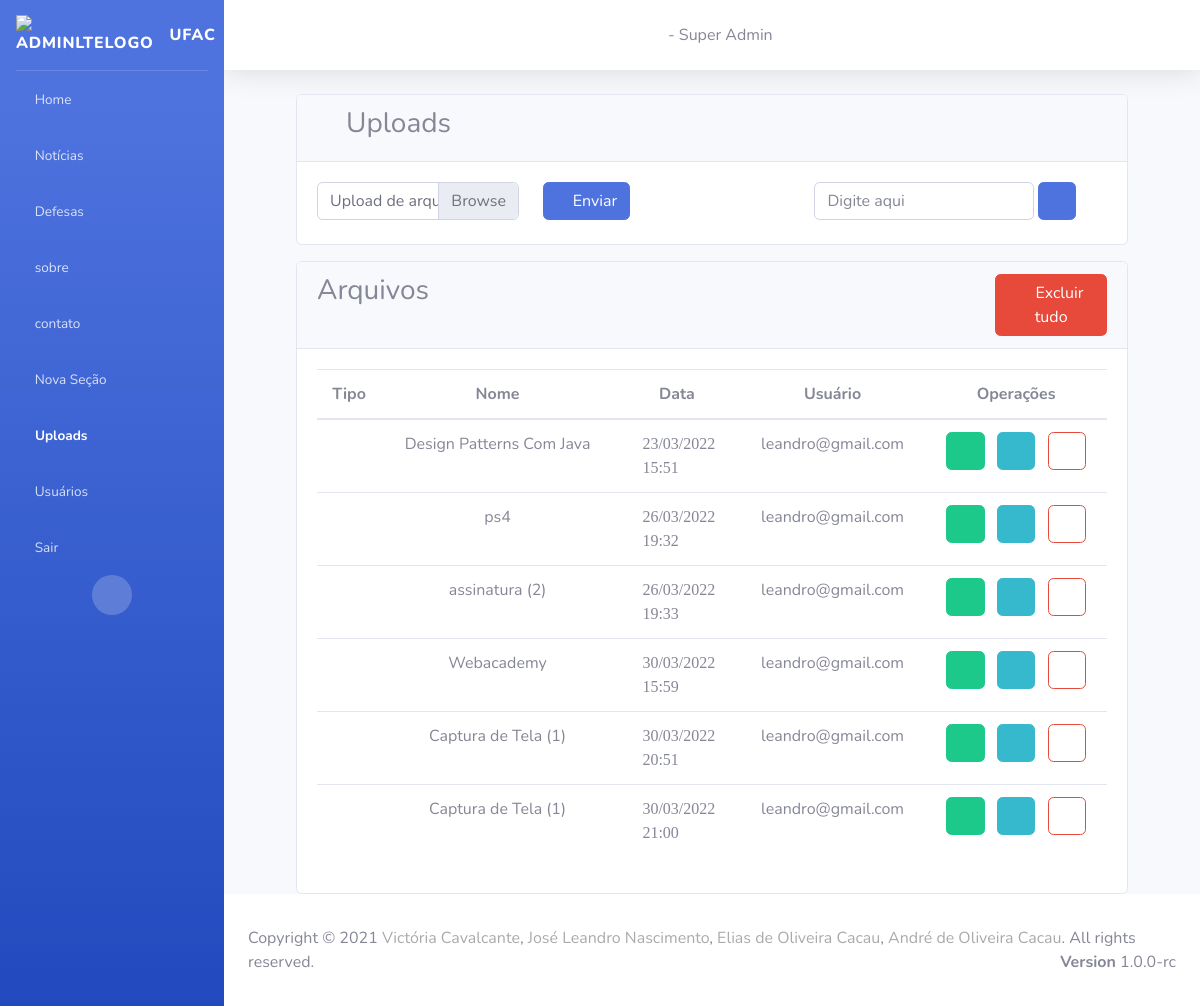
Page /upload/ on the committed database.
### secao/models.py (models this page shows)
class Secao(models.Model):
    titulo = models.CharField(
        max_length= 200,
        null = False,
        blank = False
    )
    icon = models.CharField(
        max_length= 100,
        null = False,
        blank = False
    )
    usuario = models.OneToOneField(
        Usuario,
        on_delete=models.SET_NULL,
        null = True
    )
    ordem = models.IntegerField()
    ativada = models.BooleanField(
        default=True,
    )
    data_criacao = models.DateTimeField(auto_now=True)
    usuarios = models.ManyToManyField(Usuario,related_name="+")

### upload/models.py (models this page shows)
class Arquivo(models.Model):
    url = models.FileField(upload_to='uploads/',null=False,blank=False)
    nome = models.TextField(max_length=100,null=False)
    extensao = models.TextField(max_length=10,blank=False)
    tipo_arquivo = models.CharField(max_length=100, null=False)
    data = models.DateTimeField(auto_now=True)

### upload/views.py (the view)
# urls.py: path('', include('upload.urls')),
def upload(request):
    arquivos = Arquivo.objects.all()
    secoes = Secao.objects.all().order_by('ordem')
    subsecoes = Subsecao.objects.all().order_by('ordem')
    return render(request,'upload/index.html',{'arquivos':arquivos,
                                                "secoes":secoes,
                                                "subsecoes":subsecoes
                                              })

### upload/templates/upload/index.html (shortened to what this page needs)
{% extends "base.html" %}
{% block menu-upload %}
<li class="nav-item active">
    <a href="/upload" class="nav-link">
        <i class="fas fa-upload"></i>
        <span translate="no">Uploads </span>
    </a>
</li>
{% endblock %}
{% block conteudo %}
<div class="container">
    <div class="card">
        <div class="card-header">
            <h3> <i class="nav-icon fas fa-upload"></i> Uploads</h3>
        </div>
        <div class="card-body">
            <div class="row">
                <div class="col-5">
                    <form method="post" action="/salvar_arquivo/" enctype="multipart/form-data" id="form">
                        <div class="row">
                            <div class="col-8">
                                <div class="custom-file">
                                    <label class="custom-file-label" for="customFile">Upload de arquivo</label>
                                </div>
                            </div>
                            <div class="col-4">
                                <button type="submit" class="btn btn-primary" id="btn-enviar">
                                    <i class="fas fa-upload"></i>
                                    Enviar
                                </button>
                            </div>
                        </div>
                    </form>
                </div>
                <div class="col-7">
                    <div class="row">
                        <div class="col-4 text-right">
                        </div>
                        <div class="col-8">
                            <div class="row">
                                <div class="col-12">
                                    <form action="/buscar_arquivo/" method="post">
                                        <input type="text" class="form-control inputValor w-75" style="display:inline;" name="valor_pesquisa" placeholder="Digite aqui">
                                        <button class="btn btn-primary mb-1" style="display:inline;">
                                            <i class="fas fa-search"></i>
                                        </button>
                                    </form>
                                </div>
                            </div>
                        </div>
                    </div>
                </div>
            </div>
        </div>
    </div>
    <div class="card mt-3">
        <div class="card-header">
            <div class="row">
                <div class="col-10">
                    <h3>
                        Arquivos
                    </h3>
                </div>
                <div class="col-2">
                    <button class="btn btn-danger" data-toggle="modal" data-target="#excluirUpload"><i
                            class="fas fa-trash"></i> Excluir tudo</button>
                </div>
            </div>
        </div>
        <div class="card-body">
            <table class="table" id="myTable">
                <thead>
                    <tr>
                        <th class="text-center">Tipo</th>
                        <th class="text-center">Nome</th>
                        <th class="text-center">Data</th>
                        <th class="text-center">Usuário</th>
                        <th class="text-center">Operações</th>
                    </tr>
                </thead>
                <tbody class="arquivos-table">
                    {% for arquivo in arquivos %}
                    <tr>
                        <td style="text-align: center;">
                            {% if arquivo.extensao == 'jpeg' or arquivo.extensao == 'png' %}
                            <i class="fas fa-file-image" style="font-size: 24px;"></i> {% elif arquivo.extensao == 'pdf' %}
                            <i class="fas fa-file-pdf" style="font-size: 24px;"></i> {% elif arquivo.extensao == 'docx' or arquivo.extensao == 'txt' %}
                            <i class="fas fa-file-word" style="font-size: 24px;"></i> {% endif %}
                        </td>
                        <td style="text-align: center;">
                            {{ arquivo.nome | slice:"0:45" }}
                        </td>
                        <td>
                            <i class="far fa-calendar-alt" translate="no"> {{ arquivo.data|date:'d/m/Y' }}</i>
                            <br>
                            <i class="far fa-clock" translate="no"> {{ arquivo.data|date:'H:i' }} </i>
                        </td>
                        <td style="text-align: center;"> leandro@gmail.com</td>
                        <td style="text-align: center;">
                            <a href="../media/{{ arquivo.url }}" title="Baixar arquivo" class="btn btn-success" download>
                                <i class="fas fa-download"></i>
                            </a>
                            <button class="btn btn-info ml-2" title="Vinculação do arquivo" data-toggle="modal" data-target="#modalUtilizado{{ arquivo.id }}">
                                <i class="fas fa-link"></i>
                            </button>
                            <button class="btn btn-outline-danger ml-2" title="Excluir arquivo" data-toggle="modal" data-target="#modalDelete{{ arquivo.id }}">
                                <i class="fas fa-trash"></i>
                            </button>
                        </td>
                    </tr>
                    {% endfor %}
                </tbody>
            </table>
        </div>
    </div>
</div>
{% endblock %}

### home/templates/base.html (shortened to what this page needs)
{% load static %} {% load auxiliares %}
<!DOCTYPE html>
<html lang="pt-BR">
<head>
    <link href="{% static 'vendor/fontawesome-free/css/all.min.css' %}" rel="stylesheet" type="text/css">
    <link href="{% static 'css/sb-admin-2.min.css' %}" rel="stylesheet">
    <link rel="stylesheet" href="{% static 'css/style-admin.css' %}">
    <link rel="stylesheet" href="{% static 'css/style-home.css' %}">
    <link rel="stylesheet" href="{% static 'css/style-contrele-permicoes.css' %}">
</head>
<body id="page-top">
    <div id="wrapper">
        <ul class="navbar-nav bg-gradient-primary sidebar sidebar-dark accordion" id="accordionSidebar">
            <a class="sidebar-brand d-flex align-items-center justify-content-flex-start" href="/">
                <div class="sidebar-brand-icon">
                    <img class="animation__shake" src="{% static '/img/ufac-logo.png' %}" alt="AdminLTELogo" height="auto" width="45">
                </div>
                <div class="sidebar-brand-text mx-3">UFAC</div>
            </a>
            <hr class="sidebar-divider my-0"> {% block menu-home %}
            <li class="nav-item">
                <a href="/home/" class="nav-link">
                    <i class="fas fa-home"></i>
                    <span translate="no">Home</span>
                </a>
            </li>
            {% endblock %} {% block menu-noticia %}
            <li class="nav-item">
                <a href="/noticias/" class="nav-link">
                    <i class="fas fa-newspaper"></i>
                    <span translate="no">Notícias</span>
                </a>
            </li>
            {% endblock %} {% block menu-defesa %}
            <li class="nav-item">
                <a href="/defesa/" class="nav-link">
                    <i class="fas fa-user-graduate"></i>
                    <span translate="no">Defesas</span>
                </a>
            </li>
            {% endblock %} {% for secao in secoes %}
            <li class="nav-item">
                <a class="nav-link collapsed" href="#" data-toggle="collapse" data-target="#collapse{{secao.id}}" aria-expanded="true" aria-controls="collapseTwo">
                    <i class="{{ secao.icon }}"></i>
                    <span>{{secao.titulo}}</span>
                </a>
            </li>
            {% endfor %} {% block menu-secao-add %}
            <li class="nav-item">
                <a href="/addSecao/" class="nav-link">
                    <i class="fas fa-plus-circle"></i>
                    <span translate="no">Nova Seção</span>
                </a>
            </li>
            {% endblock %} {% block menu-upload %}{% endblock %} {% block menu-usuario %}
            <li class="nav-item">
                <a href="/usuario/" class="nav-link">
                    <i class="fas fa-user-cog"></i>
                    <span translate="no">Usuários</span>
                </a>
            </li>
            {% endblock %}
            <li class="nav-item">
                <a href="/logout/" class="nav-link">
                    <i class="fas fa-reply"></i>
                    <span translate="no">Sair</span>
                </a>
            </li>
            <div class="text-center d-none d-md-inline">
                <button class="rounded-circle border-0" id="sidebarToggle"></button>
            </div>
        </ul>
        <div id="content-wrapper" class="d-flex flex-column">
            <div id="content">
                <nav class="navbar navbar-expand navbar-light bg-white topbar mb-4 static-top shadow">
                    <div class="text-center w-100">
                        <i class="fas fa-user-circle"></i> {{usuario_logado.usuario }} - Super Admin
                    </div>
                </nav>
                <div class="container-fluid">
                    <div class="container">
                         {% block conteudo %} {% endblock %}
                    </div>
                </div>
            </div>
            <footer class="sticky-footer bg-white">
                <div class="container">
                    Copyright &copy; 2021 <a href="https://github.com/VictoriaCavalcante" target="_blank" style="color: #aaa">Victória Cavalcante</a>,
                    <a href="https://github.com/JoseLeandroNascimento" target="_blank" style="color: #aaa">José Leandro
                        Nascimento</a>,
                    <a href="https://github.com/EliasCacau" target="_blank" style="color: #aaa">Elias de Oliveira
                        Cacau</a>,
                    <a href="https://github.com/AndreCacau" target="_blank" style="color: #aaa">André de Oliveira
                        Cacau</a>. All rights reserved.
                    <div class="float-right d-none d-sm-inline-block">
                        <b>Version</b> 1.0.0-rc
                    </div>
                </div>
            </footer>
        </div>
    </div>
</body>
</html>

### rows in the picture
Secao: titulo "sobre"
Secao: titulo "contato"
Arquivo: extensao "pdf" (drawn), nome "Design Patterns Com Java", data "23/03/2022", data "15:51"
Arquivo: extensao "png" (drawn), nome "ps4", data "26/03/2022", data "19:32"
Arquivo: extensao "png" (drawn), nome "assinatura (2)", data "26/03/2022", data "19:33"
Arquivo: extensao "docx" (drawn), nome "Webacademy", data "30/03/2022", data "15:59"
Arquivo: extensao "png" (drawn), nome "Captura de Tela (1)", data "30/03/2022", data "20:51"
Arquivo: extensao "png" (drawn), nome "Captura de Tela (1)", data "30/03/2022", data "21:00"
